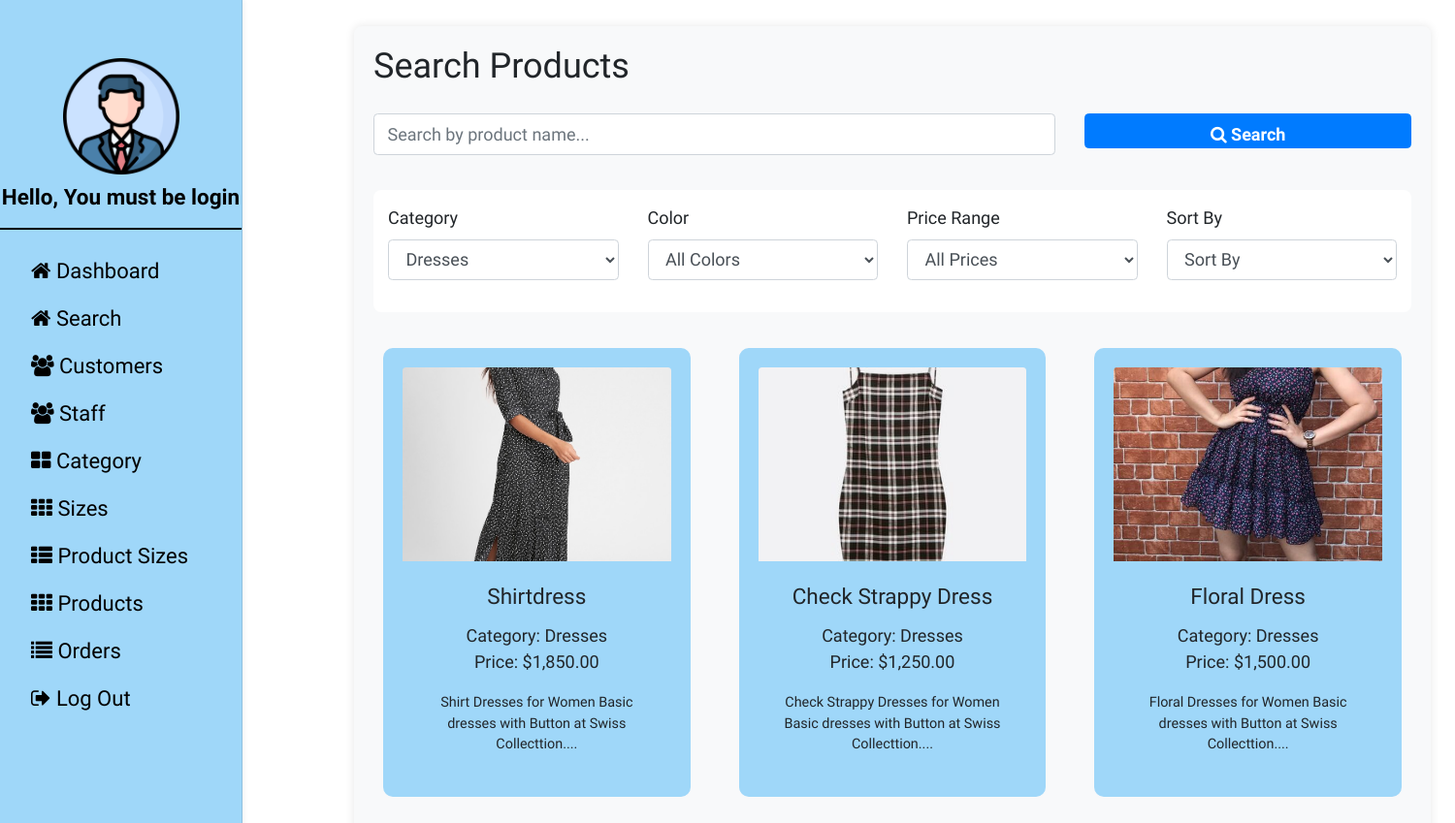
/search.php?category=2, run on the app's committed database.
### tables this page shows
CREATE TABLE `product` (
  `product_id` int(11) NOT NULL,
  `product_name` varchar(200) NOT NULL,
  `product_desc` text NOT NULL,
  `product_image` varchar(255) NOT NULL,
  `price` int(11) NOT NULL,
  `category_id` int(11) NOT NULL,
  `uploaded_date` date NOT NULL DEFAULT current_timestamp(),
  `color` varchar(80) DEFAULT NULL
);

CREATE TABLE `category` (
  `category_id` int(11) NOT NULL,
  `category_name` varchar(150) NOT NULL
);

### search.php (the view, shortened to what this page needs)
<?php
include_once "./config/dbconnect.php";
?>
<!DOCTYPE html>
<html>
<head>
    <link rel="stylesheet" href="https://cdn.jsdelivr.net/npm/bootstrap@4.0.0/dist/css/bootstrap.min.css">
    <link rel="stylesheet" href="https://cdnjs.cloudflare.com/ajax/libs/font-awesome/4.7.0/css/font-awesome.min.css">
    <link rel="stylesheet" href="./assets/css/style.css">
</head>
<body>
    <div class="content-main">
        <?php include "./sidebar.php"; ?>
        <div id="main-content" style="margin-left: 350px;" class="container allContent-section py-4">
            <div class="row">
                <div class="col-12">
                    <div class="search-container">
                        <h2 class="mb-4">Search Products</h2>
                        <form method="GET" class="mb-4">
                            <div class="row">
                                <div class="col-md-8 mb-3">
                                    <input type="text" name="search" class="form-control"
                                        placeholder="Search by product name..."
                                        value="<?php echo isset($_GET['search']) ? htmlspecialchars($_GET['search']) : ''; ?>">
                                </div>
                                <div class="col-md-4 mb-3">
                                    <button type="submit" class="btn btn-primary w-100">
                                        <i class="fa fa-search"></i> Search
                                    </button>
                                </div>
                            </div>
                            <div class="filters mt-3">
                                <div class="row">
                                    <div class="col-md-3 mb-3">
                                        <label>Category</label>
                                        <select name="category" class="form-control">
                                            <?php
                                            $cat_sql = "SELECT * FROM category";
                                            $cat_result = $conn->query($cat_sql);
                                            while($cat_row = $cat_result->fetch_assoc()) {
                                                $selected = (isset($_GET['category']) && $_GET['category'] == $cat_row['category_id']) ? 'selected' : '';
                                                echo "<option value='".$cat_row['category_id']."' ".$selected.">".$cat_row['category_name']."</option>";
                                            }
                                            ?>
                                        </select>
                                    </div>
                                    <div class="col-md-3 mb-3">
                                        <label>Color</label>
                                        <select name="color" class="form-control">
                                            <option value="">All Colors</option>
                                        </select>
                                    </div>
                                    <div class="col-md-3 mb-3">
                                        <label>Price Range</label>
                                        <select name="price_range" class="form-control">
                                            <option value="">All Prices</option>
                                        </select>
                                    </div>
                                    <div class="col-md-3 mb-3">
                                        <label>Sort By</label>
                                        <select name="sort" class="form-control">
                                            <option value="">Sort By</option>
                                        </select>
                                    </div>
                                </div>
                            </div>
                        </form>
                        <div class="row">
                            <?php
                            if (isset($_GET['search']) || isset($_GET['category']) || isset($_GET['price_range']) || isset($_GET['sort'])) {
                                $where_conditions = array();
                                $params = array();
                                if (!empty($_GET['category'])) {
                                    $where_conditions[] = "p.category_id = ?";
                                    $params[] = $_GET['category'];
                                }
                                $sql = "SELECT p.*, c.category_name
                                       FROM product p
                                       LEFT JOIN category c ON p.category_id = c.category_id";
                                if (!empty($where_conditions)) {
                                    $sql .= " WHERE " . implode(' AND ', $where_conditions);
                                }
                                $stmt = $conn->prepare($sql);
                                if (!empty($params)) {
                                    $types = str_repeat('s', count($params));
                                    $stmt->bind_param($types, ...$params);
                                }
                                $stmt->execute();
                                $result = $stmt->get_result();
                                if ($result->num_rows > 0) {
                                    while ($row = $result->fetch_assoc()) {
                                        ?>
                            <div class="col-md-4 mb-4">
                                <div class="card product-card">
                                    <img src="<?php echo $row['product_image']; ?>" class="card-img-top product-image"
                                        alt="<?php echo htmlspecialchars($row['product_name']); ?>">
                                    <div class="card-body">
                                        <h5 class="card-title"><?php echo htmlspecialchars($row['product_name']); ?>
                                        </h5>
                                        <p class="card-text">
                                            Category: <?php echo htmlspecialchars($row['category_name']); ?><br>
                                            Price: $<?php echo number_format($row['price'], 2); ?>
                                        </p>
                                        <p class="card-text small">
                                            <?php echo htmlspecialchars(substr($row['product_desc'], 0, 100)) . '...'; ?>
                                        </p>
                                    </div>
                                </div>
                            </div>
                            <?php
                                    }
                                } else {
                                    echo '<div class="col-12"><div class="alert alert-info">No products found matching your criteria.</div></div>';
                                }
                            }
                            ?>
                        </div>
                    </div>
                </div>
            </div>
        </div>
    </div>
</body>
</html>

### assets/css/style.css (style rules this page uses)
* { margin: 0; padding: 0; font-family: "Work Sans", sans-serif; font-size: 18px; }
body { height: 100vh; }
.content-main { height: 100%; }
.card { background-color: #9fd7f9; padding: 20px; margin: 10px; border-radius: 10px; border: none; text-align: center; }
.btn { font-weight: 700; height: 36px; -moz-user-select: none; -webkit-user-select: none; user-select: none; cursor: default; }

### search.php (style rules this page uses)
.search-container { background: #f8f9fa; padding: 20px; border-radius: 8px; box-shadow: 0 0 10px rgba(0, 0, 0, 0.1); }
.product-card { transition: transform 0.3s; }
.product-image { height: 200px; object-fit: cover; }
.filters { background: white; padding: 15px; border-radius: 8px; margin-bottom: 20px; }

### data on the page
product: product_image (picture), product_name "Shirtdress", category.category_name "Dresses", price "1,850.00", product_desc "Shirt Dresses for Women Basic dresses with Button at Swiss Collecttion."
product: product_image (picture), product_name "Check Strappy Dress", category.category_name "Dresses", price "1,250.00", product_desc "Check Strappy Dresses for Women Basic dresses with Button at Swiss Collecttion."
product: product_image (picture), product_name "Floral Dress", category.category_name "Dresses", price "1,500.00", product_desc "Floral Dresses for Women Basic dresses with Button at Swiss Collecttion."

### other printed values
form field category "Dresses"
